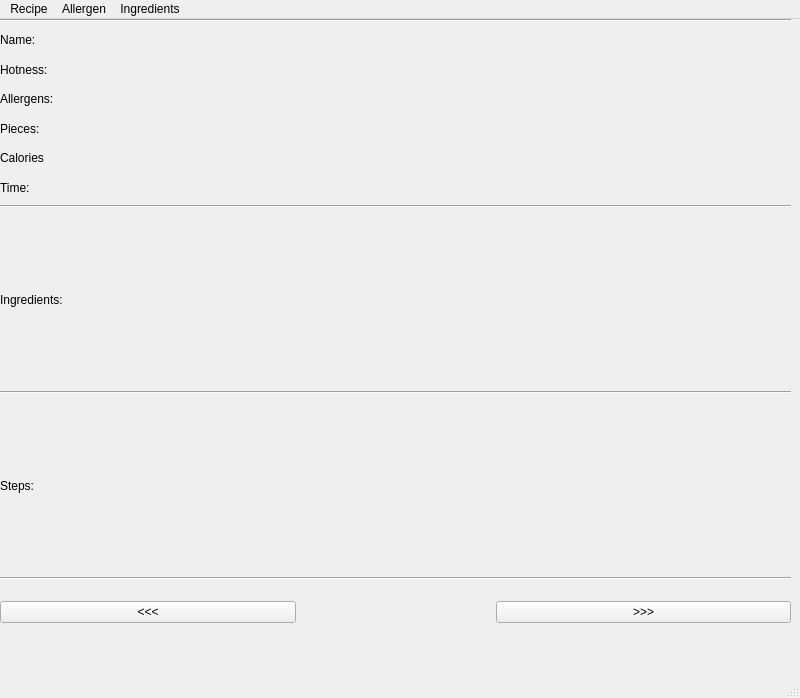
<?xml version="1.0" encoding="UTF-8"?>
<ui version="4.0">
 <class>MainWindow</class>
 <widget class="QMainWindow" name="MainWindow">
  <property name="geometry">
   <rect>
    <x>0</x>
    <y>0</y>
    <width>800</width>
    <height>698</height>
   </rect>
  </property>
  <property name="windowTitle">
   <string>MainWindow</string>
  </property>
  <widget class="QWidget" name="centralwidget">
   <widget class="QWidget" name="gridLayoutWidget">
    <property name="geometry">
     <rect>
      <x>0</x>
      <y>0</y>
      <width>791</width>
      <height>604</height>
     </rect>
    </property>
    <layout class="QGridLayout" name="gridLayout">
     <item row="3" column="0">
      <widget class="Line" name="line_2">
       <property name="orientation">
        <enum>Qt::Horizontal</enum>
       </property>
      </widget>
     </item>
     <item row="5" column="0">
      <widget class="Line" name="line_3">
       <property name="orientation">
        <enum>Qt::Horizontal</enum>
       </property>
      </widget>
     </item>
     <item row="7" column="0">
      <widget class="Line" name="line_4">
       <property name="orientation">
        <enum>Qt::Horizontal</enum>
       </property>
      </widget>
     </item>
     <item row="1" column="0">
      <widget class="Line" name="line">
       <property name="orientation">
        <enum>Qt::Horizontal</enum>
       </property>
      </widget>
     </item>
     <item row="6" column="0">
      <widget class="QLabel" name="label_steps">
       <property name="text">
        <string>Steps:</string>
       </property>
      </widget>
     </item>
     <item row="8" column="0">
      <layout class="QHBoxLayout" name="horizontalLayout">
       <property name="spacing">
        <number>200</number>
       </property>
       <property name="topMargin">
        <number>15</number>
       </property>
       <property name="bottomMargin">
        <number>0</number>
       </property>
       <item>
        <widget class="QPushButton" name="pushButton_2">
         <property name="text">
          <string>&lt;&lt;&lt;</string>
         </property>
        </widget>
       </item>
       <item>
        <widget class="QPushButton" name="pushButton">
         <property name="text">
          <string>&gt;&gt;&gt;</string>
         </property>
        </widget>
       </item>
      </layout>
     </item>
     <item row="2" column="0">
      <layout class="QVBoxLayout" name="verticalLayout">
       <item>
        <widget class="QLabel" name="NameLabel">
         <property name="text">
          <string>Name:</string>
         </property>
        </widget>
       </item>
       <item>
        <widget class="QLabel" name="HotnessLabel">
         <property name="text">
          <string>Hotness:</string>
         </property>
        </widget>
       </item>
       <item>
        <widget class="QLabel" name="AllergensLabel">
         <property name="text">
          <string>Allergens:</string>
         </property>
        </widget>
       </item>
       <item>
        <widget class="QLabel" name="PiecesLabel">
         <property name="text">
          <string>Pieces:</string>
         </property>
        </widget>
       </item>
       <item>
        <widget class="QLabel" name="CaloriesLabel">
         <property name="text">
          <string>Calories</string>
         </property>
        </widget>
       </item>
       <item>
        <widget class="QLabel" name="TimeLabel">
         <property name="text">
          <string>Time:</string>
         </property>
        </widget>
       </item>
      </layout>
     </item>
     <item row="4" column="0">
      <widget class="QLabel" name="label_Ingredients">
       <property name="text">
        <string>Ingredients: </string>
       </property>
      </widget>
     </item>
    </layout>
   </widget>
  </widget>
  <widget class="QMenuBar" name="menubar">
   <property name="geometry">
    <rect>
     <x>0</x>
     <y>0</y>
     <width>800</width>
     <height>22</height>
    </rect>
   </property>
   <widget class="QMenu" name="menuAllergen">
    <property name="title">
     <string>Allergen</string>
    </property>
    <addaction name="actionAllergen"/>
   </widget>
   <widget class="QMenu" name="menuIngredients">
    <property name="title">
     <string>Ingredients</string>
    </property>
    <addaction name="actionIngredient"/>
   </widget>
   <widget class="QMenu" name="menuCreate_new">
    <property name="title">
     <string>Recipe</string>
    </property>
    <addaction name="actionRecipe"/>
    <addaction name="actionCopy_Current_Recipe"/>
    <addaction name="actionCurrentRecipe"/>
   </widget>
   <addaction name="menuCreate_new"/>
   <addaction name="menuAllergen"/>
   <addaction name="menuIngredients"/>
  </widget>
  <widget class="QStatusBar" name="statusbar"/>
  <action name="actionAllergen">
   <property name="text">
    <string>New</string>
   </property>
  </action>
  <action name="actionIngredient">
   <property name="text">
    <string>New</string>
   </property>
  </action>
  <action name="actionRecipe">
   <property name="text">
    <string>New</string>
   </property>
  </action>
  <action name="actionCopy_Current_Recipe">
   <property name="text">
    <string>Copy</string>
   </property>
  </action>
  <action name="actionCurrentRecipe">
   <property name="text">
    <string>Edit</string>
   </property>
  </action>
  <action name="actionCopy">
   <property name="text">
    <string>Copy </string>
   </property>
  </action>
  <action name="actionEdit">
   <property name="text">
    <string>Edit</string>
   </property>
  </action>
 </widget>
 <resources/>
 <connections/>
</ui>
